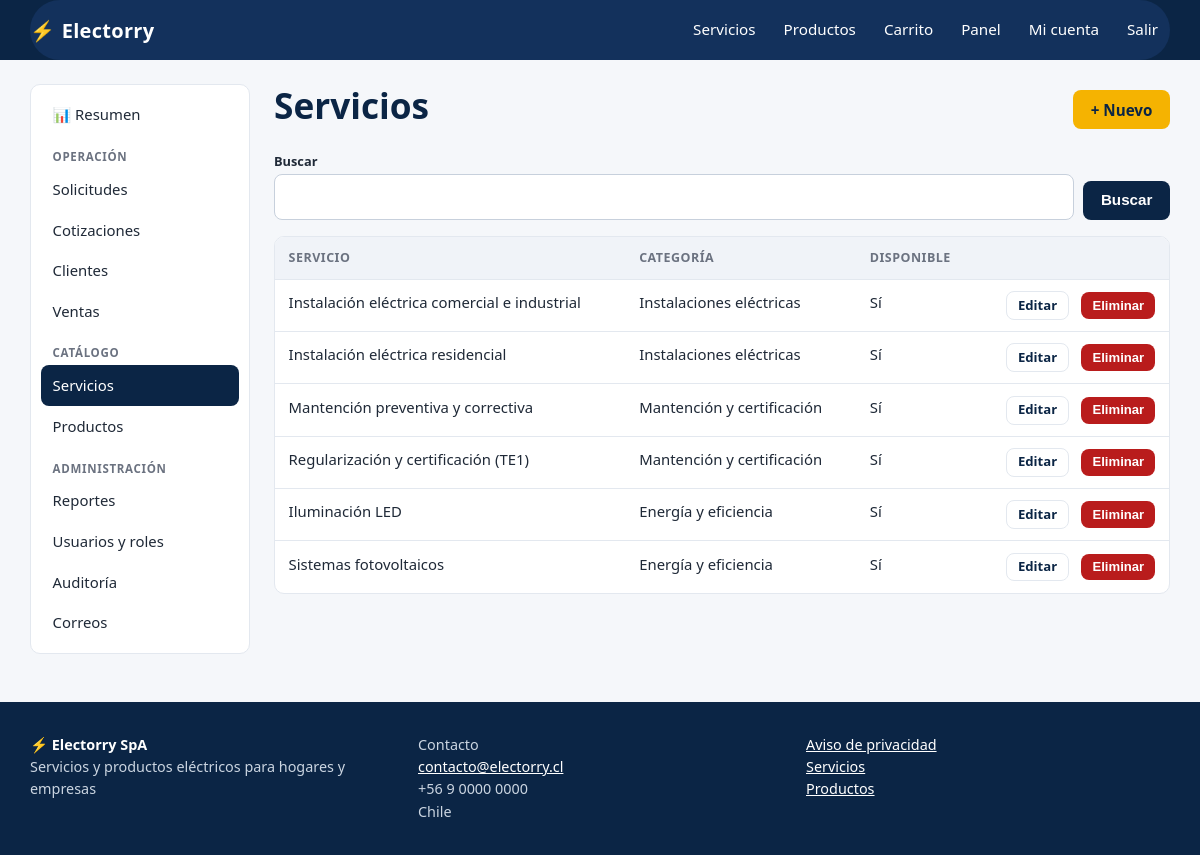
Screenshot of /panel/servicios/ (signed in) with the database file from the repository.
### apps/usuarios/models.py (models this page shows, shortened)
class Usuario(AbstractUser):
    username = None
    email = models.EmailField("correo electrónico", unique=True)
    telefono = models.CharField("teléfono", max_length=20, blank=True)
    rol = models.CharField(max_length=10, choices=Rol.choices, default=Rol.CLIENTE, db_index=True)
    acepta_privacidad = models.BooleanField("acepta aviso de privacidad", default=False)
    fecha_privacidad = models.DateTimeField(null=True, blank=True)
    anonimizado = models.BooleanField(default=False)
    USERNAME_FIELD = "email"
    REQUIRED_FIELDS = []
    objects = UsuarioManager()
    class Meta:
        ordering = ["last_name", "first_name"]
        verbose_name = "usuario"
        verbose_name_plural = "usuarios"
    @property
    def es_admin(self):
        return self.rol == Rol.ADMIN
    @property
    def es_personal(self):
        return self.rol in (Rol.ADMIN, Rol.INTERNO)

### apps/catalogo/models.py (models this page shows, shortened)
class Servicio(models.Model):
    categoria = models.ForeignKey(CategoriaServicio, on_delete=models.PROTECT, related_name="servicios")
    nombre = models.CharField(max_length=150)
    slug = models.SlugField(max_length=170, unique=True, blank=True)
    resumen = models.CharField(max_length=250)
    descripcion = models.TextField()
    disponible = models.BooleanField("disponible", default=True)
    creado = models.DateTimeField(auto_now_add=True)
    actualizado = models.DateTimeField(auto_now=True)
    class Meta:
        ordering = ["categoria__orden", "nombre"]
        verbose_name = "servicio"
        verbose_name_plural = "servicios"
        indexes = [models.Index(fields=["disponible", "categoria"]), models.Index(fields=["nombre"])]

class CategoriaServicio(models.Model):
    nombre = models.CharField(max_length=100, unique=True)
    descripcion = models.CharField(max_length=300, blank=True)
    activa = models.BooleanField(default=True)
    orden = models.PositiveSmallIntegerField(default=0)
    class Meta:
        ordering = ["orden", "nombre"]
        verbose_name = "categoría de servicio"
        verbose_name_plural = "categorías de servicio"
    def __str__(self):
        return self.nombre

### apps/panel/views.py (the view)
# urls.py: path("servicios/", v.ServicioLista.as_view(), name="servicios"),
class ServicioLista(CrudListView):
    roles = SOLO_ADMIN
    seccion = "servicios"
    model = Servicio
    queryset = Servicio.objects.select_related("categoria")
    titulo = "Servicios"
    columnas = [("Servicio", "nombre"), ("Categoría", "categoria"), ("Disponible", "disponible")]
    busqueda = ("nombre", "resumen")
    url_crear, url_editar, url_eliminar = "panel:servicio_crear", "panel:servicio_editar", "panel:servicio_eliminar"

### apps/core/context_processors.py (called while the page is built)
def sitio(request):
    carrito_items = 0
    carrito = request.session.get("carrito") if hasattr(request, "session") else None
    if carrito:
        carrito_items = sum(int(c) for c in carrito.values())
    return {
        "EMPRESA": settings.EMPRESA,
        "IVA": settings.IVA_PORCENTAJE,
        "carrito_items": carrito_items,
    }

### apps/core/permisos.py (called while the page is built)
    def dispatch(self, request, *args, **kwargs):
        if not request.user.is_authenticated:
            return self.handle_no_permission()
        if request.user.rol not in self.roles:
            registrar_acceso_denegado(request)
            raise PermissionDenied
        return super().dispatch(request, *args, **kwargs)

### apps/core/templatetags/electorry.py (called while the page is built)
@register.filter
def attr(objeto, nombre):
    valor = getattr(objeto, nombre, "")
    if callable(valor):
        valor = valor()
    return valor

@register.filter
def celda(objeto, campo):
    valor = attr(objeto, campo)
    if isinstance(valor, bool):
        return "Sí" if valor else "No"
    if campo in ("precio", "total") and valor not in ("", None):
        return formatear_clp(valor)
    return valor

### apps/panel/crud.py (called while the page is built)
    def get_context_data(self, **kwargs):
        ctx = super().get_context_data(**kwargs)
        ctx["seccion"] = self.seccion
        return ctx

    def get_queryset(self):
        qs = super().get_queryset()
        q = self.request.GET.get("q", "").strip()
        if q and self.busqueda:
            cond = Q()
            for campo in self.busqueda:
                cond |= Q(**{f"{campo}__icontains": q})
            qs = qs.filter(cond)
        return qs

    def get_context_data(self, **kwargs):
        ctx = super().get_context_data(**kwargs)
        ctx.update(
            titulo=self.titulo, columnas=self.columnas, url_crear=self.url_crear, url_editar=self.url_editar,
            url_eliminar=self.url_eliminar, etiqueta_eliminar=self.etiqueta_eliminar,
            q=self.request.GET.get("q", ""), con_busqueda=bool(self.busqueda),
        )
        return ctx

### templates/panel/crud_list.html (shortened to what this page needs)
{% extends "panel/base.html" %}{% load electorry %}
{% block panel %}
<div class="row between"><h1>{{ titulo }}</h1>{% if url_crear %}<a class="btn" href="{% url url_crear %}">+ Nuevo</a>{% endif %}</div>
{% if con_busqueda %}<form class="filters" method="get"><div><label for="q">Buscar</label><input id="q" name="q" value="{{ q }}"></div><div style="flex:0 0 auto"><button class="btn secondary" type="submit">Buscar</button></div></form>{% endif %}
<div class="table-wrap"><table>
  <thead><tr>{% for etiqueta, campo in columnas %}<th>{{ etiqueta }}</th>{% endfor %}<th></th></tr></thead>
  <tbody>{% for obj in page_obj %}
    <tr>{% for etiqueta, campo in columnas %}<td>{{ obj|celda:campo }}</td>{% endfor %}
    <td class="right"><div class="row" style="justify-content:flex-end">
      {% if url_editar %}<a class="btn ghost small" href="{% url url_editar obj.pk %}">Editar</a>{% endif %}
      {% if url_eliminar %}<form method="post" action="{% url url_eliminar obj.pk %}" onsubmit="return confirm('¿Eliminar este registro?')">{% csrf_token %}<button class="btn danger small" type="submit">{{ etiqueta_eliminar }}</button></form>{% endif %}
    </div></td></tr>
  {% empty %}<tr><td colspan="{{ columnas|length|add:1 }}" class="empty">No hay registros.</td></tr>{% endfor %}</tbody>
</table></div>
{% endblock %}

### templates/base.html (shortened to what this page needs)
{% load static electorry %}<!doctype html>
<html lang="es">
<head>
  <link rel="stylesheet" href="{% static 'css/app.css' %}">
</head>
<body>
<header class="site-header">
  <div class="container bar" id="barra-navegacion">
    <a class="brand" href="{% url 'core:inicio' %}"><span class="bolt">⚡</span> Electorry</a>
    <nav class="nav" aria-label="Principal">
      <a href="{% url 'catalogo:lista' %}">Servicios</a>
      <a href="{% url 'tienda:lista' %}">Productos</a>
      <a href="{% url 'tienda:carrito' %}">Carrito{% if carrito_items %}<span class="badge-n">{{ carrito_items }}</span>{% endif %}</a>
      {% if user.is_authenticated %}
        {% if user.es_personal %}
          <a href="{% url 'panel:dashboard' %}">Panel</a>
        {% else %}
          <a href="{% url 'solicitudes:mis_solicitudes' %}">Mis solicitudes</a>
          <a href="{% url 'tienda:mis_compras' %}">Mis compras</a>
        {% endif %}
        <a href="{% url 'usuarios:perfil' %}">{{ user.first_name|default:"Mi cuenta" }}</a>
        <form method="post" action="{% url 'usuarios:logout' %}" style="display:inline">{% csrf_token %}<button class="linklike" type="submit" style="color:#fff;padding:.5rem .75rem">Salir</button></form>
      {% else %}
        <a href="{% url 'usuarios:login' %}">Ingresar</a>
        <a class="cta" href="{% url 'usuarios:registro' %}">Crear cuenta</a>
      {% endif %}
    </nav>
  </div>
</header>
<main id="contenido" class="container">
  {% block content %}{% endblock %}
</main>
<footer class="site-footer">
  <div class="container footer-grid">
    <div><strong style="color:#fff">⚡ {{ EMPRESA.nombre }}</strong><br>{{ EMPRESA.eslogan }}</div>
    <div>Contacto<br><a href="mailto:{{ EMPRESA.email }}">{{ EMPRESA.email }}</a><br>{{ EMPRESA.telefono }}<br>{{ EMPRESA.direccion }}</div>
    <div><a href="{% url 'core:privacidad' %}">Aviso de privacidad</a><br><a href="{% url 'catalogo:lista' %}">Servicios</a><br><a href="{% url 'tienda:lista' %}">Productos</a></div>
  </div>
</footer>
</body>
</html>

### static/css/app.css (style rules this page uses)
:root { --navy: #0b2545; --navy-2: #13315c; --amber: #f5b301; --amber-d: #d99a00; --ink: #1f2937; --muted: #6b7280; --bg: #f5f7fa; --card: #fff; --line: #e3e8ef; --ok: #15803d; --ok-bg: #dcfce7; --warn: #a16207; --warn-bg: #fef3c7; --err: #b91c1c; --err-bg: #fee2e2; --info: #1d4ed8; --info-bg: #dbeafe; --radius: 10px; --shadow: 0 1px 3px rgba(11,37,69,.08), 0 4px 14px rgba(11,37,69,.06); }
*, *::before, *::after { box-sizing: border-box; }
html { scroll-behavior: smooth; }
body { margin: 0; font: 16px/1.55 system-ui, -apple-system, "Segoe UI", Roboto, sans-serif; color: var(--ink); background: var(--bg); }
a { color: var(--navy-2); }
h1, h2, h3 { line-height: 1.2; color: var(--navy); margin: 0 0 .6rem; }
h1 { font-size: clamp(1.6rem, 3vw, 2.2rem); }
.container { width: min(1140px, 100% - 2rem); margin-inline: auto; }
.small { font-size: .875rem; }
.right { text-align: right; }
.stack > * + * { margin-top: 1rem; }
.row { display: flex; gap: .75rem; flex-wrap: wrap; align-items: center; }
.row.between { justify-content: space-between; }
.site-header { background: var(--navy); color: #fff; position: sticky; top: 0; z-index: 20; }
.site-header a { color: #fff; text-decoration: none; }
.site-header .bar { display: flex; align-items: center; gap: 1rem; min-height: 60px; }
#barra-navegacion { background-color: #13315c; }
.brand { font-weight: 800; font-size: 1.25rem; letter-spacing: .3px; display: flex; align-items: center; gap: .4rem; }
.brand .bolt { color: var(--amber); }
.nav { display: flex; gap: .25rem; align-items: center; margin-left: auto; flex-wrap: wrap; }
.nav a, .nav button.linklike { padding: .5rem .75rem; border-radius: 8px; color: #fff; font-size: .95rem; }
button.linklike { background: none; border: 0; cursor: pointer; font: inherit; }
main { padding: 1.5rem 0 3rem; min-height: 60vh; }
.site-footer { background: var(--navy); color: #cbd5e1; padding: 2rem 0; font-size: .9rem; }
.site-footer a { color: #fff; }
.footer-grid { display: grid; gap: 1.5rem; grid-template-columns: repeat(auto-fit, minmax(220px, 1fr)); }
.btn { display: inline-block; border: 0; cursor: pointer; background: var(--amber); color: var(--navy); font-weight: 700; padding: .65rem 1.1rem; border-radius: 8px; text-decoration: none; font-size: .95rem; line-height: 1.2; }
.btn.secondary { background: var(--navy); color: #fff; }
.btn.ghost { background: transparent; color: var(--navy); border: 1px solid var(--line); }
.btn.danger { background: var(--err); color: #fff; }
.btn.small { padding: .35rem .7rem; font-size: .82rem; }
.field input:not([type=checkbox]):not([type=radio]):not([type=file]), .field select, .field textarea, .filters input, .filters select { width: 100%; padding: .6rem .75rem; border: 1px solid #c7d0dc; border-radius: 8px; font: inherit; background: #fff; }
.filters { display: flex; gap: .6rem; flex-wrap: wrap; align-items: end; margin-bottom: 1rem; }
.filters > div { flex: 1 1 150px; }
.filters label { font-size: .8rem; font-weight: 600; display: block; margin-bottom: .15rem; }
.table-wrap { overflow-x: auto; background: var(--card); border: 1px solid var(--line); border-radius: var(--radius); }
table { width: 100%; border-collapse: collapse; font-size: .93rem; }
th, td { padding: .7rem .85rem; text-align: left; border-bottom: 1px solid var(--line); vertical-align: top; }
th { background: #f0f3f8; font-size: .78rem; text-transform: uppercase; letter-spacing: .04em; color: var(--muted); white-space: nowrap; }
tr:last-child td { border-bottom: 0; }
.bar { background: #eef2f7; border-radius: 99px; height: 12px; overflow: hidden; }

### rows the page displays
Usuario: first_name "Mi cuenta"
Servicio: columnas "Instalación eléctrica comercial e industrial" "Instalaciones eléctricas" "Sí", etiqueta_eliminar "Eliminar"
Servicio: columnas "Instalación eléctrica residencial" "Instalaciones eléctricas" "Sí", etiqueta_eliminar "Eliminar"
Servicio: columnas "Mantención preventiva y correctiva" "Mantención y certificación" "Sí", etiqueta_eliminar "Eliminar"
Servicio: columnas "Regularización y certificación (TE1)" "Mantención y certificación" "Sí", etiqueta_eliminar "Eliminar"
Servicio: columnas "Iluminación LED" "Energía y eficiencia" "Sí", etiqueta_eliminar "Eliminar"
Servicio: columnas "Sistemas fotovoltaicos" "Energía y eficiencia" "Sí", etiqueta_eliminar "Eliminar"

### other values shown
{{ titulo }} "Servicios"
{{ etiqueta }} "SERVICIO" "CATEGORÍA" "DISPONIBLE"
{{ EMPRESA.nombre }} "Electorry SpA"
{{ EMPRESA.eslogan }} "Servicios y productos eléctricos para hogares y empresas"
{{ EMPRESA.email }} "contacto@electorry.cl"
{{ EMPRESA.telefono }} "+56 9 0000 0000"
{{ EMPRESA.direccion }} "Chile"
